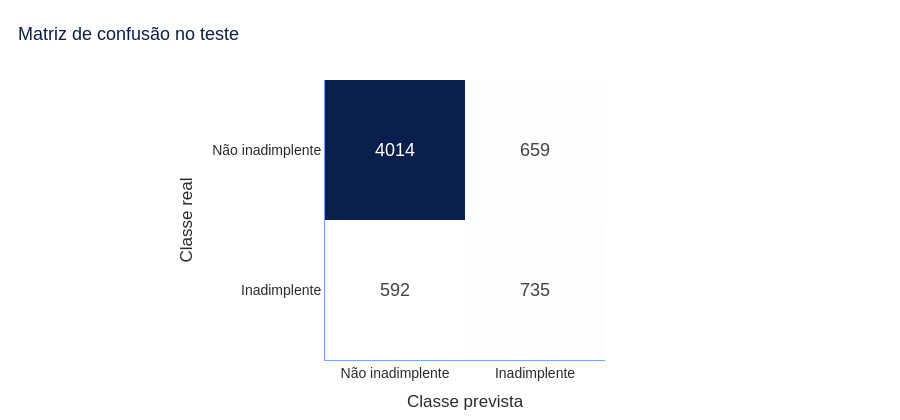

Notebook source saved alongside this figure:
### Code cell
previsoes_teste = (probabilidades_teste >= LIMIAR_FINAL).astype(int)
fig = grafico_matriz_confusao(y_teste, previsoes_teste)
fig.show()

### Figure 1 — Plotly figure (JSON) as saved in the notebook; plotly's stock layout.template omitted (floating-point values rounded to 4 significant figures)
{"data": [{"coloraxis": "coloraxis", "hovertemplate": "Real: %{y}<br>Prevista: %{x}<br>Clientes: %{z}<extra></extra>", "name": "0", "textfont": {"size": 18}, "texttemplate": "%{z}", "type": "heatmap", "x": ["Não inadimplente", "Inadimplente"], "xaxis": "x", "y": ["Não inadimplente", "Inadimplente"], "yaxis": "y", "z": [[4014, 659], [592, 735]]}], "layout": {"coloraxis": {"autocolorscale": false, "colorbar": {"title": {"text": "Clientes"}}, "colorscale": [[0.0, "#FFFFFF"], [0.25, "#EAF2FF"], [0.5, "#6FA8FF"], [0.75, "#1D5BFF"], [1.0, "#0B1F4D"]], "showscale": false}, "colorway": ["#1D5BFF", "#00C86F", "#A259FF", "#6FA8FF", "#123C8C"], "font": {"color": "#2B2B2B", "family": "Arial, sans-serif", "size": 14}, "height": 420, "hoverlabel": {"font": {"size": 13}}, "legend": {"orientation": "h", "title": {"text": ""}, "x": 0, "y": 1.02, "yanchor": "bottom"}, "margin": {"b": 60, "l": 70, "r": 40, "t": 80}, "paper_bgcolor": "#FFFFFF", "plot_bgcolor": "#F7FAFF", "separators": ",.", "showlegend": false, "title": {"font": {"color": "#0B1F4D", "size": 18}, "text": "Matriz de confusão no teste", "x": 0.02}, "xaxis": {"anchor": "y", "constrain": "domain", "domain": [0.0, 1.0], "gridcolor": "#EAF2FF", "linecolor": "#6FA8FF", "scaleanchor": "y", "showgrid": false, "tickfont": {"color": "#2B2B2B"}, "title": {"font": {"color": "#2B2B2B"}, "text": "Classe prevista"}, "zeroline": false}, "yaxis": {"anchor": "x", "autorange": "reversed", "constrain": "domain", "domain": [0.0, 1.0], "gridcolor": "#EAF2FF", "linecolor": "#6FA8FF", "showgrid": false, "tickfont": {"color": "#2B2B2B"}, "title": {"font": {"color": "#2B2B2B"}, "text": "Classe real"}, "zeroline": false}}}
